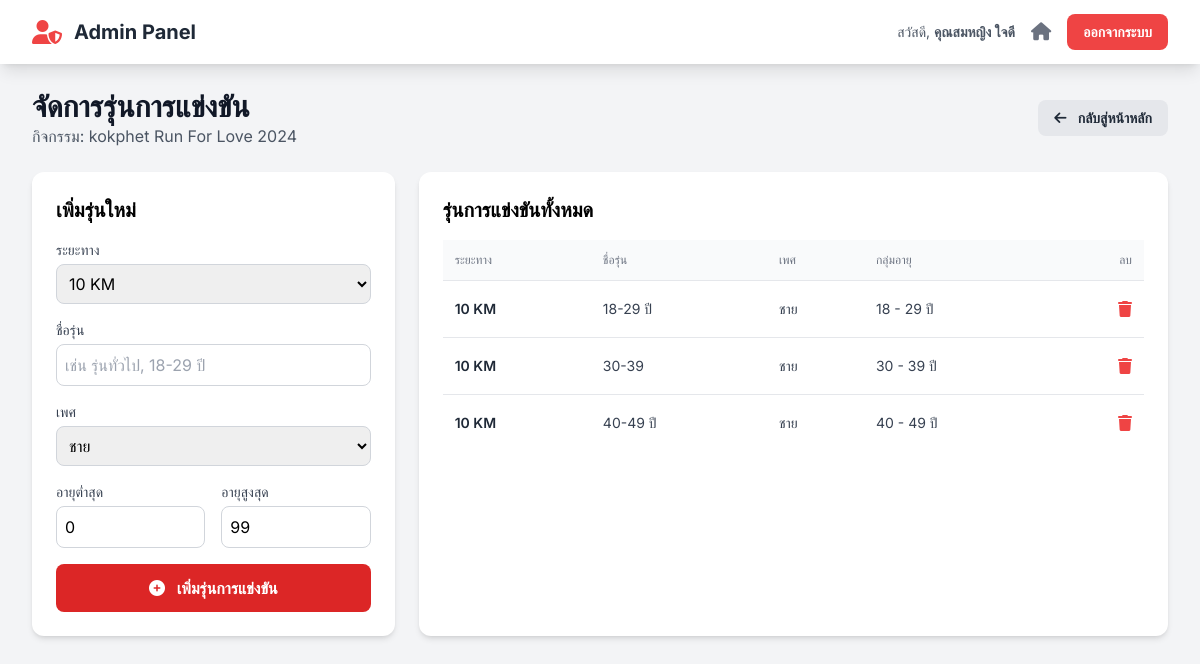
/admin/event_categories.php?event_id=1 (signed in), run on the app's committed database.
### tables this page shows
CREATE TABLE `events` (
  `id` int(11) NOT NULL,
  `event_code` varchar(50) NOT NULL COMMENT 'รหัสอ้างอิงกิจกรรม เช่น sskpa-run-25',
  `name` varchar(255) NOT NULL COMMENT 'ชื่อกิจกรรม',
  `slogan` varchar(255) DEFAULT NULL,
  `theme_color` varchar(20) NOT NULL DEFAULT 'indigo',
  `color_code` varchar(7) NOT NULL DEFAULT '#4f46e5',
  `logo_text` varchar(100) DEFAULT NULL,
  `is_visible` tinyint(1) NOT NULL DEFAULT 1,
  `is_cancelled` tinyint(1) NOT NULL DEFAULT 0,
  `sort_order` int(11) NOT NULL DEFAULT 0,
  `is_registration_open` tinyint(1) NOT NULL DEFAULT 0 COMMENT '0=ปิด, 1=เปิด',
  `organizer` varchar(255) DEFAULT NULL,
  `organizer_phone` varchar(50) DEFAULT NULL,
  `organizer_email` varchar(100) DEFAULT NULL,
  `organizer_line_id` varchar(100) DEFAULT NULL,
  `organizer_logo_url` text DEFAULT NULL,
  `contact_person_name` varchar(255) DEFAULT NULL,
  `contact_person_phone` varchar(50) DEFAULT NULL,
  `payment_bank` varchar(100) DEFAULT NULL,
  `payment_account_name` varchar(255) DEFAULT NULL,
  `payment_account_number` varchar(50) DEFAULT NULL,
  `payment_qr_code_url` text DEFAULT NULL,
  `start_date` datetime NOT NULL,
  `cover_image_url` text DEFAULT NULL,
  `card_thumbnail_url` text DEFAULT NULL,
  `map_embed_url` text DEFAULT NULL,
  `map_direction_url` text DEFAULT NULL,
  `description` text DEFAULT NULL,
  `awards_description` text DEFAULT NULL,
  `bib_prefix` varchar(20) DEFAULT NULL COMMENT 'คำนำหน้า BIB',
  `bib_start_number` int(11) NOT NULL DEFAULT 1 COMMENT 'เลข BIB เริ่มต้น',
  `bib_padding` int(11) NOT NULL DEFAULT 4 COMMENT 'จำนวนหลักของเลข BIB',
  `bib_next_number` int(11) DEFAULT NULL COMMENT 'เลข BIB ลำดับถัดไปที่จะใช้',
  `corral_settings` longtext DEFAULT NULL COMMENT 'การตั้งค่ากลุ่มปล่อยตัว' CHECK (json_valid(`corral_settings`)),
  `bib_background_url` text DEFAULT NULL COMMENT 'Path to custom BIB background image'
);

CREATE TABLE `race_categories` (
  `id` int(11) NOT NULL,
  `event_id` int(11) NOT NULL,
  `distance` varchar(100) NOT NULL,
  `name` varchar(255) NOT NULL,
  `gender` enum('ชาย','หญิง') NOT NULL,
  `minAge` int(11) NOT NULL DEFAULT 0,
  `maxAge` int(11) NOT NULL DEFAULT 99
);

### functions.php (called while the page is built, shortened)
<?php
function e($data) {
    return htmlspecialchars($data ?? '', ENT_QUOTES, 'UTF-8');
}
?>

### admin/event_categories.php (the view, shortened to what this page needs)
<?php
require_once '../config.php';
require_once '../functions.php';
$event_id = intval($_GET['event_id']);
$event_stmt = $mysqli->prepare("SELECT name FROM events WHERE id = ?");
$event_stmt->bind_param("i", $event_id);
$event_stmt->execute();
$event = $event_stmt->get_result()->fetch_assoc();
$distances_stmt = $mysqli->prepare("SELECT name FROM distances WHERE event_id = ? ORDER BY price DESC");
$distances_stmt->bind_param("i", $event_id);
$distances_stmt->execute();
$distances = $distances_stmt->get_result()->fetch_all(MYSQLI_ASSOC);
$cat_stmt = $mysqli->prepare("SELECT * FROM race_categories WHERE event_id = ? ORDER BY distance, gender, minAge");
$cat_stmt->bind_param("i", $event_id);
$cat_stmt->execute();
$categories = $cat_stmt->get_result()->fetch_all(MYSQLI_ASSOC);
include 'partials/header.php';
?>
<div class="flex justify-between items-center mb-6">
    <div>
        <h1 class="text-3xl font-bold text-gray-900">จัดการรุ่นการแข่งขัน</h1>
        <p class="text-gray-600">กิจกรรม: <?= e($event['name']) ?></p>
    </div>
    <a href="index.php" class="bg-gray-200 hover:bg-gray-300 text-gray-800 font-bold py-2 px-4 rounded-lg text-sm">
        <i class="fa-solid fa-arrow-left mr-2"></i> กลับสู่หน้าหลัก
    </a>
</div>
<div class="grid grid-cols-1 lg:grid-cols-3 gap-6">
    <div class="lg:col-span-1 bg-white p-6 rounded-xl shadow-md h-fit">
        <h3 class="text-xl font-semibold mb-4">เพิ่มรุ่นใหม่</h3>
        <form action="../actions/manage_categories.php" method="POST" class="space-y-4">
            <div>
                <label for="distance" class="block text-sm font-medium text-gray-700">ระยะทาง</label>
                <select name="distance" id="distance" required class="mt-1 block w-full border border-gray-300 rounded-lg p-2">
                    <?php if (empty($distances)): ?>
                        <option value="">-- กรุณาเพิ่มระยะทางก่อน --</option>
                    <?php else: ?>
                        <?php foreach($distances as $dist): ?>
                            <option value="<?= e($dist['name']) ?>"><?= e($dist['name']) ?></option>
                        <?php endforeach; ?>
                    <?php endif; ?>
                </select>
            </div>
            <div>
                <label for="name" class="block text-sm font-medium text-gray-700">ชื่อรุ่น</label>
                <input type="text" name="name" id="name" required placeholder="เช่น รุ่นทั่วไป, 18-29 ปี" class="mt-1 block w-full border border-gray-300 rounded-lg p-2">
            </div>
            <div>
                <label for="gender" class="block text-sm font-medium text-gray-700">เพศ</label>
                <select name="gender" id="gender" required class="mt-1 block w-full border border-gray-300 rounded-lg p-2">
                    <option value="ชาย">ชาย</option>
                </select>
            </div>
            <div class="grid grid-cols-2 gap-4">
                <div>
                    <label for="minAge" class="block text-sm font-medium text-gray-700">อายุต่ำสุด</label>
                    <input type="number" name="minAge" id="minAge" required value="0" class="mt-1 block w-full border border-gray-300 rounded-lg p-2">
                </div>
                 <div>
                    <label for="maxAge" class="block text-sm font-medium text-gray-700">อายุสูงสุด</label>
                    <input type="number" name="maxAge" id="maxAge" required value="99" class="mt-1 block w-full border border-gray-300 rounded-lg p-2">
                </div>
            </div>
            <button type="submit" class="w-full bg-red-600 hover:bg-red-700 text-white font-bold py-3 px-4 rounded-lg" <?= empty($distances) ? 'disabled' : '' ?>>
                <i class="fa-solid fa-plus-circle mr-2"></i> เพิ่มรุ่นการแข่งขัน
            </button>
        </form>
    </div>
    <div class="lg:col-span-2 bg-white p-6 rounded-xl shadow-md">
        <h3 class="text-xl font-semibold mb-4">รุ่นการแข่งขันทั้งหมด</h3>
        <div class="overflow-x-auto">
            <table class="min-w-full divide-y divide-gray-200">
                <thead class="bg-gray-50">
                    <tr>
                        <th class="px-3 py-3 text-left text-xs font-medium text-gray-500 uppercase">ระยะทาง</th>
                        <th class="px-3 py-3 text-left text-xs font-medium text-gray-500 uppercase">ชื่อรุ่น</th>
                        <th class="px-3 py-3 text-left text-xs font-medium text-gray-500 uppercase">เพศ</th>
                        <th class="px-3 py-3 text-left text-xs font-medium text-gray-500 uppercase">กลุ่มอายุ</th>
                        <th class="px-3 py-3 text-right text-xs font-medium text-gray-500 uppercase">ลบ</th>
                    </tr>
                </thead>
                <tbody class="bg-white divide-y divide-gray-200">
                <?php if (empty($categories)): ?>
                    <tr><td colspan="5" class="text-center py-6 text-gray-500">ยังไม่มีการสร้างรุ่นการแข่งขัน</td></tr>
                <?php else: ?>
                    <?php foreach($categories as $cat): ?>
                    <tr class="hover:bg-gray-50">
                        <td class="px-3 py-4 text-sm font-semibold text-gray-800"><?= e($cat['distance']) ?></td>
                        <td class="px-3 py-4 text-sm text-gray-700"><?= e($cat['name']) ?></td>
                        <td class="px-3 py-4 text-sm text-gray-700"><?= e($cat['gender']) ?></td>
                        <td class="px-3 py-4 text-sm text-gray-700"><?= e($cat['minAge']) ?> - <?= e($cat['maxAge']) ?> ปี</td>
                        <td class="px-3 py-4 text-right">
                            <form action="../actions/manage_categories.php" method="POST" onsubmit="return confirm('คุณแน่ใจหรือไม่ว่าต้องการลบรุ่นนี้?');">
                                <button type="submit" class="text-red-500 hover:text-red-700" title="ลบ">
                                    <i class="fa-solid fa-trash"></i>
                                </button>
                            </form>
                        </td>
                    </tr>
                    <?php endforeach; ?>
                <?php endif; ?>
                </tbody>
            </table>
        </div>
    </div>
</div>
<?php
include 'partials/footer.php';
?>

### admin/partials/header.php (style rules this page uses)
body { font-family: 'Inter', 'Sarabun', sans-serif; }

### data on the page
events: name "kokphet Run For Love 2024"
race_categories: distance "10 KM", name "18-29 ปี", gender "ชาย", minAge "18", maxAge "29"
race_categories: distance "10 KM", name "30-39", gender "ชาย", minAge "30", maxAge "39"
race_categories: distance "10 KM", name "40-49 ปี", gender "ชาย", minAge "40", maxAge "49"

### other printed values
$staff_info['full_name'] "คุณสมหญิง ใจดี"
form field distance "10 KM"
